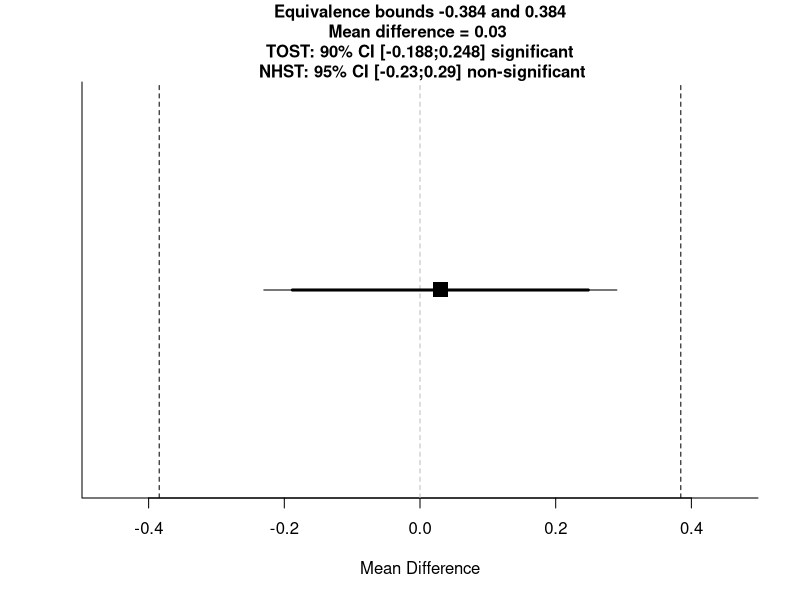
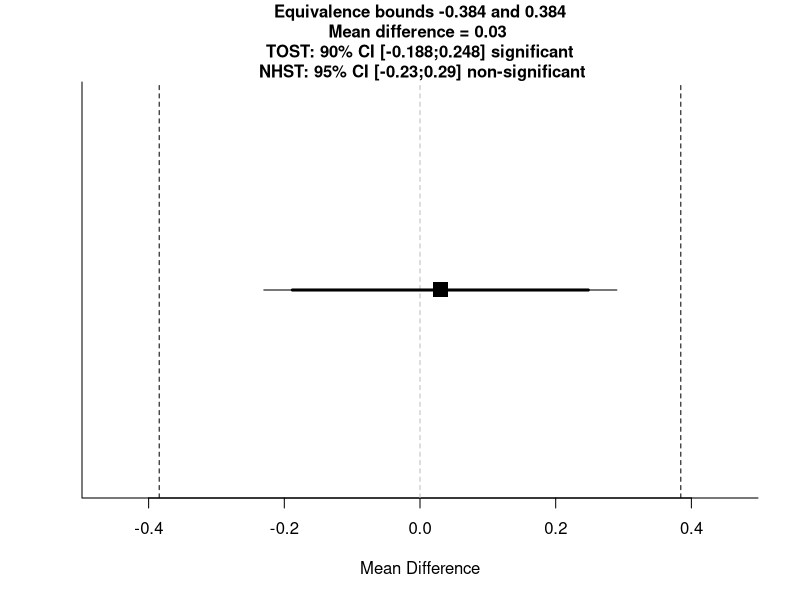
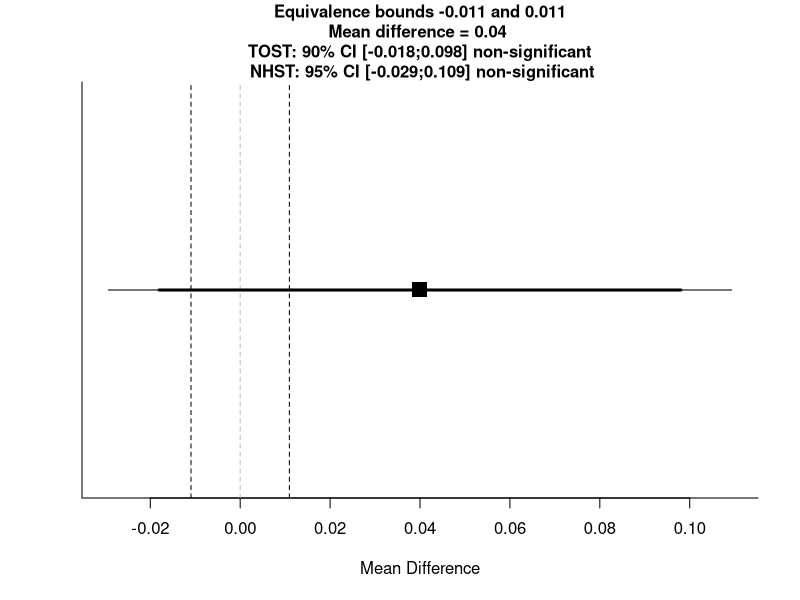
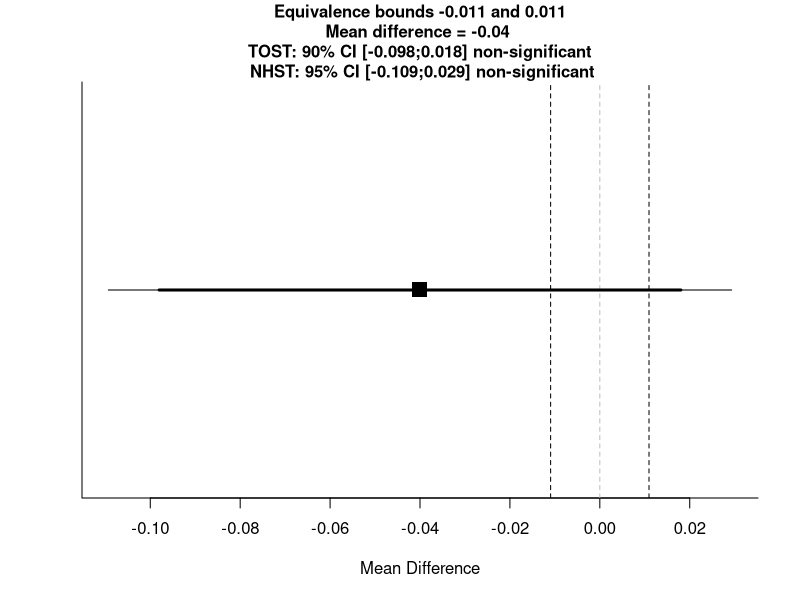

Generate these figures, in order, with R:
#' TOST function for an independent t-test (Cohen's d)
#' @param m1 mean of group 1
#' @param m2 mean of group 2
#' @param sd1 standard deviation of group 1
#' @param sd2 standard deviation of group 2
#' @param n1 sample size in group 1
#' @param n2 sample size in group 2
#' @param low_eqbound_d lower equivalence bounds (e.g., -0.5) expressed in standardized mean difference (Cohen's d)
#' @param high_eqbound_d upper equivalence bounds (e.g., 0.5) expressed in standardized mean difference (Cohen's d)
#' @param alpha alpha level (default = 0.05)
#' @param var.equal logical variable indicating whether equal variances assumption is assumed to be TRUE or FALSE.  Defaults to FALSE.
#' @return Returns TOST t-value 1, TOST p-value 1, TOST t-value 2, TOST p-value 2, degrees of freedom, low equivalence bound, high equivalence bound, low equivalence bound in Cohen's d, high equivalence bound in Cohen's d, Lower limit confidence interval TOST, Upper limit confidence interval TOST
#' @importFrom stats pnorm pt qnorm qt
#' @importFrom graphics abline plot points segments title
#' @examples
#' ## Eskine (2013) showed that participants who had been exposed to organic
#' ## food were substantially harsher in their moral judgments relative to
#' ## those exposed to control (d = 0.81, 95% CI: [0.19, 1.45]). A
#' ## replication by Moery & Calin-Jageman (2016, Study 2) did not observe
#' ## a significant effect (Control: n = 95, M = 5.25, SD = 0.95, Organic
#' ## Food: n = 89, M = 5.22, SD = 0.83). Following Simonsohn's (2015)
#' ## recommendation the equivalence bound was set to the effect size the
#' ## original study had 33% power to detect (with n = 21 in each condition,
#' ## this means the equivalence bound is d = 0.48, which equals a
#' ## difference of 0.384 on a 7-point scale given the sample sizes and a
#' ## pooled standard deviation of 0.894). Using a TOST equivalence test
#' ## with default alpha = 0.05, not assuming equal variances, and equivalence
#' ## bounds of d = -0.43 and d = 0.43 is significant, t(182) = -2.69,
#' ## p = 0.004. We can reject effects larger than d = 0.43.
#'
#' TOSTtwo(m1=5.25,m2=5.22,sd1=0.95,sd2=0.83,n1=95,n2=89,low_eqbound_d=-0.43,high_eqbound_d=0.43)
#' @section References:
#' Berger, R. L., & Hsu, J. C. (1996). Bioequivalence Trials, Intersection-Union Tests and Equivalence Confidence Sets. Statistical Science, 11(4), 283-302.
#'
#' Gruman, J. A., Cribbie, R. A., & Arpin-Cribbie, C. A. (2007). The effects of heteroscedasticity on tests of equivalence. Journal of Modern Applied Statistical Methods, 6(1), 133-140, formula for Welch's t-test on page 135
#' @export
#'

TOSTtwo<-function(m1,m2,sd1,sd2,n1,n2,low_eqbound_d, high_eqbound_d, alpha, var.equal, prior_dist, effect_prior, se_prior, df_prior){
  if(missing(alpha)) {
    alpha<-0.05
  }
  if(missing(var.equal)) {
    var.equal<-FALSE
  }
  if(var.equal==TRUE) {
    sdpooled<-sqrt((((n1 - 1)*(sd1^2)) + (n2 - 1)*(sd2^2))/((n1+n2)-2)) #calculate sd pooled
    low_eqbound<-low_eqbound_d*sdpooled
    high_eqbound<-high_eqbound_d*sdpooled
    degree_f<-n1+n2-2
    t1<-((m1-m2)-low_eqbound)/(sdpooled*sqrt(1/n1 + 1/n2))  #students t-test lower bound
    p1<-pt(t1, degree_f, lower.tail=FALSE)
    t2<-((m1-m2)-high_eqbound)/(sdpooled*sqrt(1/n1 + 1/n2)) #students t-test upper bound
    p2<-pt(t2, degree_f, lower.tail=TRUE)
    t<-(m1-m2)/(sdpooled*sqrt(1/n1 + 1/n2))
    pttest<-2*pt(-abs(t), df=degree_f)
    LL90<-(m1-m2)-qt(1-alpha, n1+n2-2)*(sdpooled*sqrt(1/n1 + 1/n2))
    UL90<-(m1-m2)+qt(1-alpha, n1+n2-2)*(sdpooled*sqrt(1/n1 + 1/n2))
    LL95<-(m1-m2)-qt(1-(alpha/2), n1+n2-2)*(sdpooled*sqrt(1/n1 + 1/n2))
    UL95<-(m1-m2)+qt(1-(alpha/2), n1+n2-2)*(sdpooled*sqrt(1/n1 + 1/n2))
  } else {
    sdpooled<-sqrt((sd1^2 + sd2^2)/2) #calculate sd root mean squared for Welch's t-test
    low_eqbound<-low_eqbound_d*sdpooled
    high_eqbound<-high_eqbound_d*sdpooled
    degree_f<-(sd1^2/n1+sd2^2/n2)^2/(((sd1^2/n1)^2/(n1-1))+((sd2^2/n2)^2/(n2-1))) #degrees of freedom for Welch's t-test
    t1<-((m1-m2)-low_eqbound)/sqrt(sd1^2/n1 + sd2^2/n2) #welch's t-test upper bound
    p1<-pt(t1, degree_f, lower.tail=FALSE) #p-value for Welch's TOST t-test
    t2<-((m1-m2)-high_eqbound)/sqrt(sd1^2/n1 + sd2^2/n2) #welch's t-test lower bound
    p2<-pt(t2, degree_f, lower.tail=TRUE) #p-value for Welch's TOST t-test
    t<-(m1-m2)/sqrt(sd1^2/n1 + sd2^2/n2) #welch's t-test NHST
    pttest<-2*pt(-abs(t), df=degree_f) #p-value for Welch's t-test
    LL90<-(m1-m2)-qt(1-alpha, degree_f)*sqrt(sd1^2/n1 + sd2^2/n2) #Lower limit for CI Welch's t-test
    UL90<-(m1-m2)+qt(1-alpha, degree_f)*sqrt(sd1^2/n1 + sd2^2/n2) #Upper limit for CI Welch's t-test
    LL95<-(m1-m2)-qt(1-(alpha/2), degree_f)*sqrt(sd1^2/n1 + sd2^2/n2) #Lower limit for CI Welch's t-test
    UL95<-(m1-m2)+qt(1-(alpha/2), degree_f)*sqrt(sd1^2/n1 + sd2^2/n2) #Upper limit for CI Welch's t-test
  }
  ptost<-max(p1,p2) #Get highest p-value for summary TOST result
  ttost<-ifelse(abs(t1) < abs(t2), t1, t2) #Get lowest t-value for summary TOST result
  dif<-(m1-m2)
  testoutcome<-ifelse(pttest<alpha,"significant","non-significant")
  TOSToutcome<-ifelse(ptost<alpha,"significant","non-significant")
  plot(NA, ylim=c(0,1), xlim=c(min(LL90,low_eqbound)-max(UL90-LL90, high_eqbound-low_eqbound)/10, max(UL90,high_eqbound)+max(UL90-LL90, high_eqbound-low_eqbound)/10), bty="l", yaxt="n", ylab="",xlab="Mean Difference")
  points(x=dif, y=0.5, pch=15, cex=2)
  abline(v=high_eqbound, lty=2)
  abline(v=low_eqbound, lty=2)
  abline(v=0, lty=2, col="grey")
  segments(LL90,0.5,UL90,0.5, lwd=3)
  segments(LL95,0.5,UL95,0.5, lwd=1)
  title(main=paste("Equivalence bounds ",round(low_eqbound,digits=3)," and ",round(high_eqbound,digits=3),"\nMean difference = ",round(dif,digits=3)," \n TOST: ", 100*(1-alpha*2),"% CI [",round(LL90,digits=3),";",round(UL90,digits=3),"] ", TOSToutcome," \n NHST: ", 100*(1-alpha),"% CI [",round(LL95,digits=3),";",round(UL95,digits=3),"] ", testoutcome,sep=""), cex.main=1)
  if(var.equal == TRUE) {
    message(cat("Using alpha = ",alpha," Student's t-test was ",testoutcome,", t(",degree_f,") = ",t,", p = ",pttest,sep=""))
    cat("\n")
    message(cat("Using alpha = ",alpha," the equivalence test based on Student's t-test was ",TOSToutcome,", t(",degree_f,") = ",ttost,", p = ",ptost,sep=""))
  } else {
    message(cat("Using alpha = ",alpha," Welch's t-test was ",testoutcome,", t(",degree_f,") = ",t,", p = ",pttest,sep=""))
    cat("\n")
    message(cat("Using alpha = ",alpha," the equivalence test based on Welch's t-test  was ",TOSToutcome,", t(",degree_f,") = ",ttost,", p = ",ptost,sep=""))
  }
  TOSTresults<-data.frame(t1,p1,t2,p2,degree_f)
  colnames(TOSTresults) <- c("t-value 1","p-value 1","t-value 2","p-value 2","df")
  bound_d_results<-data.frame(low_eqbound_d,high_eqbound_d)
  colnames(bound_d_results) <- c("low bound d","high bound d")
  bound_results<-data.frame(low_eqbound,high_eqbound)
  colnames(bound_results) <- c("low bound raw","high bound raw")
  CIresults<-data.frame(LL90,UL90)
  colnames(CIresults) <- c(paste("Lower Limit ",100*(1-alpha*2),"% CI raw",sep=""),paste("Upper Limit ",100*(1-alpha*2),"% CI raw",sep=""))
  cat("TOST results:\n")
  print(TOSTresults)
  cat("\n")
  cat("Equivalence bounds (Cohen's d):\n")
  print(bound_d_results)
  cat("\n")
  cat("Equivalence bounds (raw scores):\n")
  print(bound_results)
  cat("\n")
  cat("TOST confidence interval:\n")
  print(CIresults)
  #below added BF calc
  bayes<-TRUE #expect to provide bayes
  if(missing(effect_prior)) {
    bayes<-FALSE #if no prior effect size is provided, BF not calculated
  }
  if(bayes==TRUE) {
    if(prior_dist=="normal") {
      if(missing(se_prior)) {
        se_prior<-effect_prior/2 #if not specified otherwise, default SE is effect/2
      }
    }
    if(prior_dist=="halfnormal") {
      if(missing(se_prior)) {
        se_prior<-effect_prior #if not specified otherwise, default SE is effect
        effect_prior<-0 #halfnormal is centered on 0
      } }
    if(prior_dist=="cauchy") {
      df_prior<-1
      {
        if(missing(se_prior)) 
        {df_prior<-1
        se_prior<-effect_prior/2} #if not specified otherwise, default SE is effect
      }}
    if(prior_dist=="halfcauchy") {
      {df_prior<-1}
      if(missing(se_prior)) {
        df_prior<-1
        se_prior<-effect_prior #if not specified otherwise, default SE is effect
        effect_prior<-0 #halfcauchy is centered on 0
      }}
    
    if(missing(df_prior)) {
      df_prior<-1000 #if not specified otherwise, default df = 100000 (practically normal)
    }
    theta <- effect_prior - 10 * se_prior
    incr <- se_prior / 200
    theta=seq(from = effect_prior - 10 * se_prior, by = incr, length = 4001)
    dist_theta <- dt(x = (theta-effect_prior)/se_prior, df=df_prior)
    if(prior_dist=="halfnormal"){
      dist_theta[theta <= 0] = 0
    }
    if(prior_dist=="halfcauchy"){
      dist_theta[theta <= 0] = 0
    }
    dist_theta_alt = dist_theta/sum(dist_theta)
    likelihood <- dt((dif-theta)/(dif/t), df = degree_f) #use dif - can be set to d
    likelihood_alt = likelihood/sum(likelihood)
    height <- dist_theta * likelihood
    area <- sum(height * incr)
    normarea <- sum(dist_theta * incr)
    height_alt = dist_theta_alt * likelihood_alt
    height_alt = height_alt/sum(height_alt)
    LikelihoodTheory <- area/normarea
    LikelihoodNull <- dt(dif/(dif/t), df = degree_f)
    BayesFactor <- round(LikelihoodTheory / LikelihoodNull, 2)
    bayes_results <- data.frame(BayesFactor, LikelihoodTheory, LikelihoodNull)
    colnames(bayes_results) <- c("Bayes Factor","Likelihood (alternative)","Likelihood (null)")
    cat("Bayes Results:\n")
    print(bayes_results)
    cat("\n")
    invisible(list(TOST_t1=t1,TOST_p1=p1,TOST_t2=t2,TOST_p2=p2, TOST_df=degree_f,alpha=alpha,low_eqbound=low_eqbound,high_eqbound=high_eqbound,low_eqbound=low_eqbound,high_eqbound=high_eqbound, LL_CI_TOST=LL90,UL_CI_TOST=UL90,bf=BayesFactor, ll_theory=LikelihoodTheory, ll_null=LikelihoodNull))
    
  }}


TOSTtwo(m1=5.25,m2=5.22,sd1=0.95,sd2=0.83,n1=95,n2=89,low_eqbound_d=-0.43,high_eqbound_d=0.43, var.equal=TRUE, prior_dist = "halfnormal", effect_prior = 0.5) # B = 0.31
TOSTtwo(m1=5.25,m2=5.22,sd1=0.95,sd2=0.83,n1=95,n2=89,low_eqbound_d=-0.43,high_eqbound_d=0.43, var.equal=TRUE, prior_dist = "halfcauchy", effect_prior = 0.5) # B = 0.25

## Checking directionality - Moon and Roeder data
# means one way
TOSTtwo(m1  = 0.50,
        m2  = 0.46,
        sd1 = 0.18,
        sd2 = 0.17,
        n1  = 48,
        n2  = 53,
        low_eqbound  = -0.0625,
        high_eqbound =  0.0625,
        alpha = .05,
        prior_dist="halfnormal",
        effect_prior=0,
        se_prior=0.05
)
# B = 1.47




# means switched around
TOSTtwo(m1  = 0.46,
        m2  = 0.50,
        sd1 = 0.17,
        sd2 = 0.18,
        n1  = 53,
        n2  = 48,
        low_eqbound  = -0.0625,
        high_eqbound =  0.0625,
        alpha = .05,
        prior_dist="halfnormal",
        effect_prior=0,
        se_prior=0.05
)
# B = 0.31
